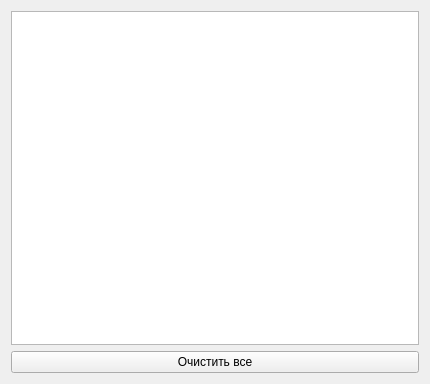
<?xml version="1.0" encoding="UTF-8"?>
<ui version="4.0">
 <class>ErrorLogWidget</class>
 <widget class="QWidget" name="ErrorLogWidget">
  <property name="geometry">
   <rect>
    <x>0</x>
    <y>0</y>
    <width>430</width>
    <height>384</height>
   </rect>
  </property>
  <property name="windowTitle">
   <string>Form</string>
  </property>
  <layout class="QVBoxLayout" name="verticalLayout">
   <item>
    <widget class="QListWidget" name="lw_output"/>
   </item>
   <item>
    <widget class="QPushButton" name="pb_clear">
     <property name="text">
      <string>Очистить все</string>
     </property>
    </widget>
   </item>
  </layout>
 </widget>
 <resources/>
 <connections/>
</ui>
